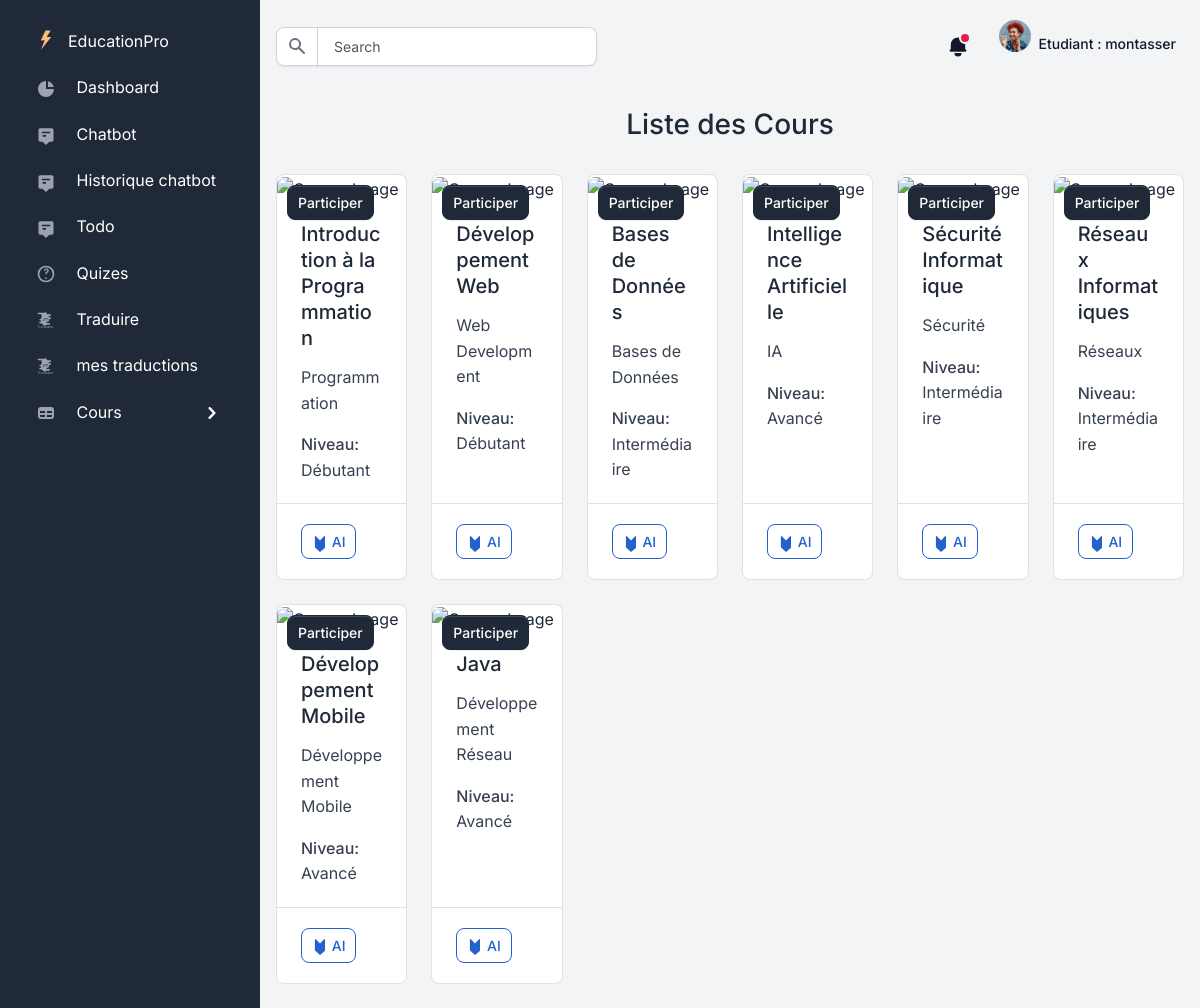
Page /gestionCours/course/ (signed in) on the committed database.
### accounts/models.py (models this page shows, shortened)
class CustomUser(AbstractUser):
    ROLES = [
        ('Etudiant', 'Étudiant'),
        ('Enseignant', 'Enseignant'),
    ]
    EXPERIENCES = [
        ('Débutant', 'Débutant'),
        ('Intermédiaire', 'Intermédiaire'),
        ('Avancé', 'Avancé'),
    ]
    SPECIALITES = [
        ('Développement Web', 'Développement Web'),
        ('Développement Mobile', 'Développement Mobile'),
        ('Développement Logiciel', 'Développement Logiciel'),
        ('Développement Jeux Vidéo', 'Développement Jeux Vidéo'),
        ('Développement Réseau', 'Développement Réseau'),
        ('Développement Système', 'Développement Système'),
        ('Développement Embarqué', 'Développement Embarqué'),
        ('Développement IA', 'Développement IA'),
        ('Développement IoT', 'Développement IoT'),
        ('Développement Cloud', 'Développement Cloud'),
        ('Développement Big Data', 'Développement Big Data'),
        ('Développement Blockchain', 'Développement Blockchain'),
        ('Développement Sécurité', 'Développement Sécurité'),
        ('Développement DevOps', 'Développement DevOps'),
        ('Développement Autre', 'Développement Autre'),
    ]
    role = models.CharField(max_length=50, choices=ROLES, default='Etudiant')
    experience = models.CharField(max_length=50, choices=EXPERIENCES, default='Débutant')
    diplomes = models.CharField(max_length=255, blank=True, null=True)
    specialite = models.CharField(max_length=100, blank=True, null=True)
    about = models.TextField(blank=True, null=True)
    avatar = models.ImageField(upload_to='avatars/', blank=True, null=True)

### gestionCours/models.py (models this page shows, shortened)
class Course(models.Model):
    TITLE_CHOICES = [
        ('Développement Web', 'Développement Web'),
        ('Développement Mobile', 'Développement Mobile'),
        ('Développement Logiciel', 'Développement Logiciel'),
        ('Développement Jeux Vidéo', 'Développement Jeux Vidéo'),
        ('Développement Réseau', 'Développement Réseau'),
        ('Développement Système', 'Développement Système'),
        ('Développement Embarqué', 'Développement Embarqué'),
        ('Développement IA', 'Développement IA'),
        ('Développement IoT', 'Développement IoT'),
        ('Développement Cloud', 'Développement Cloud'),
        ('Développement Big Data', 'Développement Big Data'),
        ('Développement Blockchain', 'Développement Blockchain'),
        ('Développement Sécurité', 'Développement Sécurité'),
        ('Développement DevOps', 'Développement DevOps'),
        ('Développement Autre', 'Développement Autre'),
    ]
    title = models.CharField(max_length=255)
    description = models.TextField()
    specialites = models.CharField(max_length=100, choices=TITLE_CHOICES)
    niveau = models.CharField(max_length=50, choices=[('Débutant', 'Débutant'), ('Intermédiaire', 'Intermédiaire'), ('Avancé', 'Avancé')], default='Débutant')
    created_at = models.DateTimeField(auto_now_add=True)
    image = models.ImageField(upload_to='courses/images/', blank=True, null=True)
    pdf = models.FileField(upload_to='courses/pdfs/', blank=True, null=True)
    user = models.ForeignKey(settings.AUTH_USER_MODEL, on_delete=models.CASCADE, related_name='enseignant_courses')

### gestionCours/views.py (the view)
# urls.py: path('course/', views.courses_list, name='courses_list'),
@login_required(login_url='signin')
def courses_list(request):
    user = request.user
    if user.role == 'Enseignant' :
        courses = Course.objects.filter(user=request.user)
    else:
        courses = Course.objects.all()
    return render(request, 'cours/courses_list.html', {'courses': courses})

### templates/cours/courses_list.html (shortened to what this page needs)
{% extends "layouts/base.html" %}
{% block content %}
<div class="course-list-container" style="margin-top: 30px;">
    <div class="header-buttons d-flex justify-content-between align-items-center mb-4">
        <button disabled style=" background: transparent;
    border: none !important;">
        </button>
        <h3>Liste des Cours</h3>
        {% if user.is_authenticated and user.role == 'Enseignant' %}
        <button style="background-color: #e52753; transition: background-color 0.3s ease; border: none; padding: 10px 20px; border-radius: 5px; font-size: 1rem;">
            <a href="{% url 'courses_add' %}" style="color: white; text-decoration: none;">
                <i class="fa-regular fa-plus"></i> Ajouter cours
            </a>
        </button>
        {% else %}
        <button disabled style=" background: transparent;
        border: none !important;">
        </button>
        {% endif %}
    </div>
    <div class="row">
        {% if courses %}
        {% for course in courses %}
        <div class="col-md-2 mb-4">
            <a href="{% url 'courses_selectionner' course.id %}">
            <div class="card h-100 position-relative">
                <a href="{% url 'participer_cours' course.id %}" class="btn btn-primary btn-sm position-absolute" style="top: 10px; left: 10px; color: white;">Participer</a>
                <div class="card-body">
                    <h5 class="card-title">{{ course.title }}</h5>
                    <p class="card-text">{{ course.specialites }}</p>
                    <p class="card-text"><strong>Niveau:</strong> {{ course.niveau }}</p>
                </div>
                    <div class="card-footer text-muted">
                        <div class="d-flex justify-content-between">
                            {% if user.is_authenticated and user.role == 'Etudiant' %}
                                <a href="{% url 'generate_quiz' course.id %}" class="btn btn-outline-info btn-sm" >
                                    <svg xmlns="http://www.w3.org/2000/svg" width="16" height="16" fill="currentColor" class="bi bi-gem" viewBox="0 0 16 16">
                                        <path d="M3.5 0a.5.5 0 0 1 .4.2L8 4.5l4.1-4.3a.5.5 0 0 1 .9.3v11a.5.5 0 0 1-.2.4L8 16l-4.9-4.6a.5.5 0 0 1-.2-.4V.5a.5.5 0 0 1 .5-.5z"/>
                                    </svg>
                                    AI
                                </a>
                            {% endif %}
                        </div>
                    </div>
            </div>
        </div>
        {% endfor %}
            {% else %}
            <p>Aucun cours disponible.</p>
        {% endif %}
    </div>
</div>
<link rel="stylesheet" href="https://cdnjs.cloudflare.com/ajax/libs/font-awesome/6.0.0-beta3/css/all.min.css">
{% endblock %}

### templates/includes/navigation.html (shortened to what this page needs)
<nav class="navbar navbar-top navbar-expand navbar-dashboard navbar-dark ps-0 pe-2 pb-0">
              <div class="container-fluid px-0">
                <div class="d-flex justify-content-between w-100" id="navbarSupportedContent">
                  <div class="d-flex align-items-center">
                    <form class="navbar-search form-inline" id="navbar-search-main">
                      <div class="input-group input-group-merge search-bar">
                          <span class="input-group-text" id="topbar-addon">
                          </span>
                          <input type="text" class="form-control" id="topbarInputIconLeft" placeholder="Search" aria-label="Search" aria-describedby="topbar-addon">
                      </div>
                    </form>
                  </div>
                  <ul class="navbar-nav align-items-center">
                    <li class="nav-item dropdown">
                      <a class="nav-link text-dark notification-bell unread dropdown-toggle" data-unread-notifications="true" href="#" role="button" data-bs-toggle="dropdown" data-bs-display="static" aria-expanded="false">
                        <svg class="icon icon-sm text-gray-900" fill="currentColor" viewBox="0 0 20 20" xmlns="http://www.w3.org/2000/svg"><path d="M10 2a6 6 0 00-6 6v3.586l-.707.707A1 1 0 004 14h12a1 1 0 00.707-1.707L16 11.586V8a6 6 0 00-6-6zM10 18a3 3 0 01-3-3h6a3 3 0 01-3 3z"></path></svg>
                      </a>
                    </li>
                    <li class="nav-item dropdown ms-lg-3">
                      <a class="nav-link dropdown-toggle pt-1 px-0" href="#" role="button" data-bs-toggle="dropdown" aria-expanded="false">
                        <div class="media d-flex align-items-center">
                            <p class="text-center">
                                {% if user.avatar %}
                                <img src="{{ user.avatar.url }}" alt="Avatar"  class="avatar rounded-circle" >
                                {% else %}
                                <img src="/static/assets/img/team/profile-picture-3.jpg" alt="Avatar"  class="avatar rounded-circle" >
                                {% endif %}
                            </p>
                          <div class="media-body ms-2 text-dark align-items-center d-none d-lg-block">
                            <span class="mb-0 font-small fw-bold text-gray-900">
                              {% if user.is_authenticated and user.role == 'Etudiant'%}
                                Etudiant : <strong>{{ request.user.username }}</strong>
                              {% else %}
                                Enseignant : <strong>{{ request.user.username }}</strong>
                              {% endif %}
                            </span>
                          </div>
                        </div>
                      </a>
                    </li>
                  </ul>
                </div>
              </div>
            </nav>

### rows in the picture
CustomUser: user.username "montasser"
Course: title "Introduction à la Programmation", specialites "Programmation", niveau "Débutant"
Course: title "Développement Web", specialites "Web Development", niveau "Débutant"
Course: title "Bases de Données", specialites "Bases de Données", niveau "Intermédiaire"
Course: title "Intelligence Artificielle", specialites "IA", niveau "Avancé"
Course: title "Sécurité Informatique", specialites "Sécurité", niveau "Intermédiaire"
Course: title "Réseaux Informatiques", specialites "Réseaux", niveau "Intermédiaire"
Course: title "Développement Mobile", specialites "Développement Mobile", niveau "Avancé"
Course: title "Java", specialites "Développement Réseau", niveau "Avancé"
